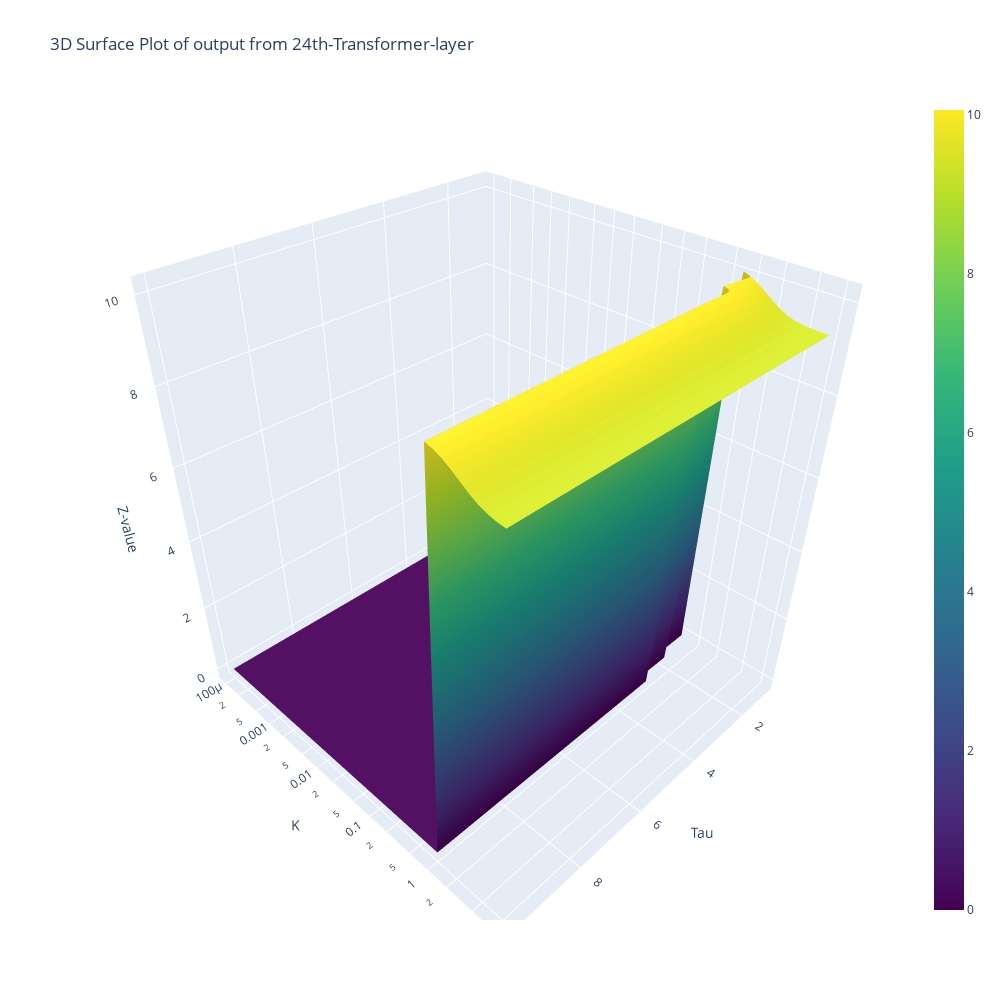

Notebook source saved alongside this figure:
### Code cell
df = pd.json_normalize(results2)


df['tau'] = df['tau'].apply(lambda x: x[0] if isinstance(x, list) else x)
df['k'] = df['k'].apply(lambda x: x[0] if isinstance(x, list) else x)
df['z-value'] = df['z-value'].apply(lambda x: x[0] if isinstance(x, list) else x)

tau_vals = tau_values  
k_vals = k_values
tau_grid, k_grid = np.meshgrid(tau_vals, k_vals)  


from scipy.interpolate import griddata
#z_grid = griddata((df['tau'], df['k']), df['z-value'], (tau_grid, k_grid), method='linear')

z_grid = griddata((df['tau'], df['k']), df['z-value'], (tau_grid, k_grid), method='nearest')

fig = go.Figure(data=[go.Surface(z=z_grid, x=tau_grid, y=k_grid, colorscale='Viridis')])

fig.update_layout(
    width=1000,
    height=1000,
    title='3D Surface Plot of output from 24th-Transformer-layer',
    scene=dict(
        xaxis_title='Tau',
        yaxis_title='K',
        zaxis_title='Z-value',
        yaxis=dict(type='log')
    )
)

fig.show()

### Figure 1 — Plotly figure (JSON) as saved in the notebook; plotly's stock layout.template omitted (floating-point values rounded to 4 significant figures; data arrays with more than 128 entries replaced by an {"elided": "..."} marker saying what was removed)
{"data": [{"colorscale": [[0, "#440154"], [0.1111, "#482878"], [0.2222, "#3e4989"], [0.3333, "#31688e"], [0.4444, "#26828e"], [0.5556, "#1f9e89"], [0.6667, "#35b779"], [0.7778, "#6ece58"], [0.8889, "#b5de2b"], [1, "#fde725"]], "type": "surface", "x": {"elided": "51x10 int values"}, "y": {"elided": "51x10 float values"}, "z": {"elided": "51x10 float values"}}], "layout": {"height": 1000, "scene": {"xaxis": {"title": {"text": "Tau"}}, "yaxis": {"title": {"text": "K"}, "type": "log"}, "zaxis": {"title": {"text": "Z-value"}}}, "title": {"text": "3D Surface Plot of output from 24th-Transformer-layer"}, "width": 1000}}
